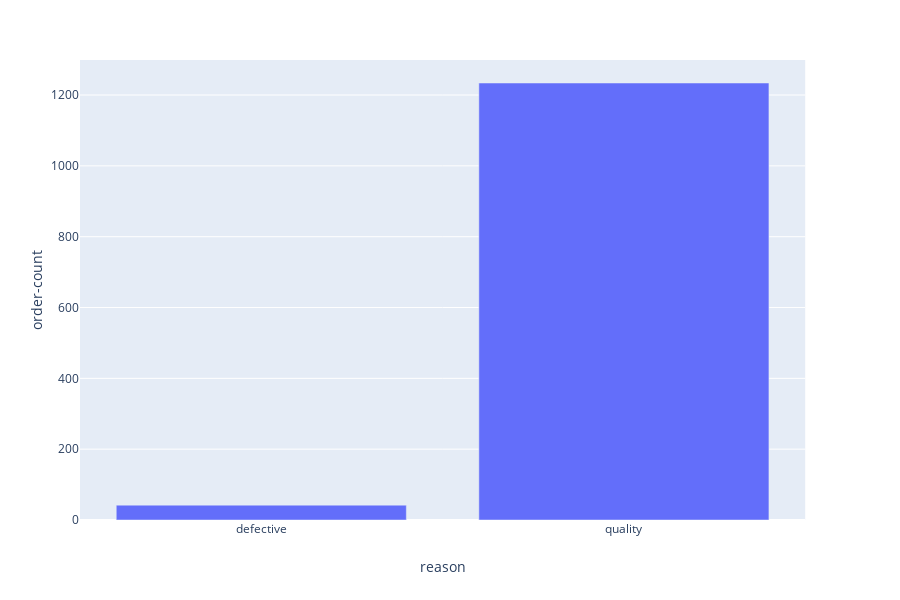

Notebook cell for this chart:
### Code cell
fig = px.bar(order_status_counts, x='reason', y='order-count')
fig.show()

### Figure 1 — Plotly figure (JSON) as saved in the notebook; plotly's stock layout.template omitted (floating-point values rounded to 4 significant figures)
{"data": [{"alignmentgroup": "True", "hoverlabel": {"namelength": 0}, "hovertemplate": "reason=%{x}<br>order-count=%{y}", "legendgroup": "", "marker": {"color": "#636efa"}, "name": "", "offsetgroup": "", "orientation": "v", "showlegend": false, "textposition": "auto", "type": "bar", "x": ["defective", "quality"], "xaxis": "x", "y": [42, 1234], "yaxis": "y"}], "layout": {"barmode": "relative", "height": 600, "legend": {"tracegroupgap": 0}, "margin": {"t": 60}, "xaxis": {"anchor": "y", "domain": [0, 0.98], "title": {"text": "reason"}}, "yaxis": {"anchor": "x", "domain": [0, 1], "title": {"text": "order-count"}}}}
